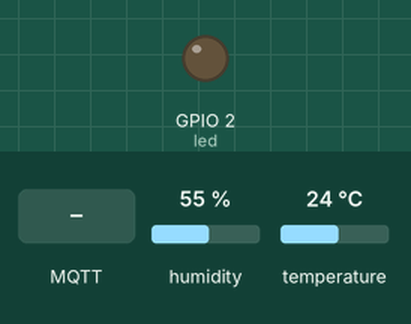
Recording of a program running on a simulated ESP32 board running MicroPython. Parts: output pins drawn as LEDs (lit = HIGH). Wiring (from the project's diagram.json): DHT22 sensor on GPIO 15. The test bench sets the inputs (shaded band); at power-on: humidity 55 %, temperature 24 °C. WiFi joins after 1.5 s; a reset restarts the program; no MQTT or app messages arrive unless stated; the clock reads 2024-03-15 10:24:30 at power-on unless the program sets it; what the program prints to the serial console is not drawn.

Above: at 2.8 s.
2.9 s: MQTT message "regar" arrives on the first subscribed topic
At 4.1 s:
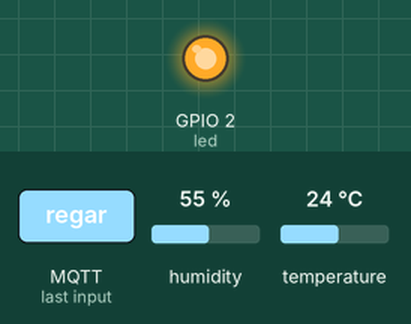
4.4 s: MQTT message "reset" arrives on the first subscribed topic
At 5.7 s:
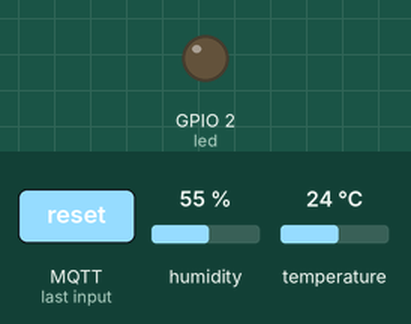
Timing chart, 0 to 7.4 s (numbered marks = the images above; inputs shaded):
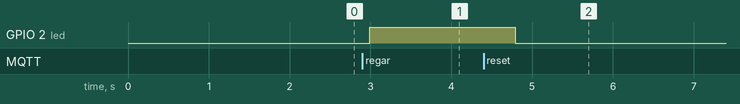

The program:

main.py
```python
"""
ESP32 + DHT22 - Código actualizado para el sistema de riego IoT.

Este código se ejecuta en un ESP32 con MicroPython y:
1. Lee temperatura y humedad del sensor DHT22
2. Publica datos al broker MQTT
3. Recibe comandos de riego ('regar', 'no_regar', 'reset')
"""

import network
import time
from machine import Pin
import dht
import ujson
from umqtt.simple import MQTTClient

# ============================================================================
# CONFIGURATION
# ============================================================================
WIFI_SSID = "Wokwi-GUEST"  # Replace with your WiFi SSID
WIFI_PASSWORD = ""         # Replace with your WiFi password

MQTT_BROKER = "mqtt-dashboard.com"
MQTT_PORT = 1883
CLIENT_ID = "fadena_id"
TOPIC_SUB = "esp32-sub"       # Topic for receiving commands
TOPIC_PUB = "fadena/test"     # Topic for publishing sensor data
DHT_PIN = 15

# Optional: Pin for relay/pump control
RELAY_PIN = 2  # Built-in LED on most ESP32 boards (for testing)

# ============================================================================
# SETUP
# ============================================================================
led = Pin(RELAY_PIN, Pin.OUT)
led.value(0)  # Start with relay/pump OFF

irrigation_active = False


def connect_wifi():
    """Connect to WiFi network."""
    print("Connecting to Wi-Fi...", end="")
    sta_if = network.WLAN(network.STA_IF)
    sta_if.active(True)
    sta_if.connect(WIFI_SSID, WIFI_PASSWORD)

    timeout = 100  # 10 seconds timeout
    while not sta_if.isconnected() and timeout > 0:
        print(".", end="")
        time.sleep(0.1)
        timeout -= 1

    if sta_if.isconnected():
        print(" Connected!")
        print("Network config:", sta_if.ifconfig())
        return True
    else:
        print(" Failed to connect!")
        return False


def sub_cb(topic, msg):
    """
    Callback for received MQTT messages.

    Handles commands:
    - 'regar': Start irrigation (activate relay/pump)
    - 'no_regar': Stop irrigation (deactivate relay/pump)
    - 'reset': Reset the ESP32
    """
    global irrigation_active

    print(f"Received: topic={topic}, msg={msg}")

    if topic == b'esp32-sub':
        if msg == b'reset':
            print('🔄 Resetting ESP32...')
            import machine
            machine.reset()

        elif msg == b'regar':
            print('🌱 ====================================')
            print('🌱 IRRIGATION STARTED!')
            print('🌱 Activating pump/relay...')
            print('🌱 ====================================')
            led.value(1)  # Turn ON relay/LED
            irrigation_active = True

            # Publish confirmation
            confirm_msg = ujson.dumps({
                "status": "irrigation_started",
                "client_id": CLIENT_ID
            })
            # Note: Can't publish here directly, will be done in main loop

        elif msg == b'no_regar':
            print('⏸️ ====================================')
            print('⏸️ NO IRRIGATION NEEDED')
            print('⏸️ Pump/relay remains OFF')
            print('⏸️ ====================================')
            led.value(0)  # Turn OFF relay/LED
            irrigation_active = False

        else:
            print(f'❓ Unknown command: {msg}')


def connect_mqtt():
    """Connect to MQTT broker and subscribe to command topic."""
    print("Connecting to MQTT Broker...", end="")
    client = MQTTClient(CLIENT_ID, MQTT_BROKER, MQTT_PORT)
    client.set_callback(sub_cb)

    try:
        client.connect()
        client.subscribe(TOPIC_SUB, qos=0)  # QoS 0 for standard umqtt compatibility
        print(" Connected!")
        print(f"Subscribed to: {TOPIC_SUB} (QoS 0)")
        return client
    except Exception as e:
        print(f" Failed: {e}")
        return None


def main():
    """Main application loop."""
    global irrigation_active

    # Connect to WiFi
    if not connect_wifi():
        print("WiFi connection failed. Retrying in 5 seconds...")
        time.sleep(5)
        return main()  # Retry

    # Connect to MQTT
    client = connect_mqtt()
    if client is None:
        print("MQTT connection failed. Retrying in 5 seconds...")
        time.sleep(5)
        return main()  # Retry

    # Initialize DHT sensor
    sensor = dht.DHT22(Pin(DHT_PIN))

    print("\n" + "="*50)
    print("🌡️  ESP32 IoT Irrigation System Ready!")
    print("="*50)
    print(f"Publishing sensor data to: {TOPIC_PUB}")
    print(f"Listening for commands on: {TOPIC_SUB}")
    print("Commands: 'regar', 'no_regar', 'reset'")
    print("="*50 + "\n")

    last_publish = 0
    publish_interval = 5  # seconds

    while True:
        try:
            # Check for incoming MQTT messages
            client.check_msg()

            current_time = time.time()

            # Publish sensor data at intervals
            if current_time - last_publish >= publish_interval:
                # Read sensor
                sensor.measure()
                temp = sensor.temperature()
                hum = sensor.humidity()

                # Create message with sensor data and irrigation status
                msg = ujson.dumps({
                    "temp": temp,
                    "humidity": hum,
                    "client_id": CLIENT_ID,
                    "irrigation_active": irrigation_active
                })

                # Visual indicators
                irrigation_status = "🌱 ACTIVE" if irrigation_active else "⏸️ OFF"
                print(f"📊 Temp: {temp}°C | Humidity: {hum}% | Irrigation: {irrigation_status}")
                print(f"   Publishing to {TOPIC_PUB} (QoS 0)")

                client.publish(TOPIC_PUB, msg, qos=0)
                last_publish = current_time

            time.sleep(0.1)  # Small delay to prevent busy loop

        except OSError as e:
            print(f"❌ Error: {e}")
            print("Attempting to reconnect...")

            try:
                client = connect_mqtt()
                if client is None:
                    time.sleep(5)
            except Exception as reconnect_error:
                print(f"Reconnection failed: {reconnect_error}")
                time.sleep(5)


if __name__ == "__main__":
    main()
```

Measured:
- after the input at 2.9 s, GPIO 2 (led): LOW → HIGH after 0.09 s
- after the input at 4.4 s, GPIO 2 (led): HIGH → LOW after 0.39 s
